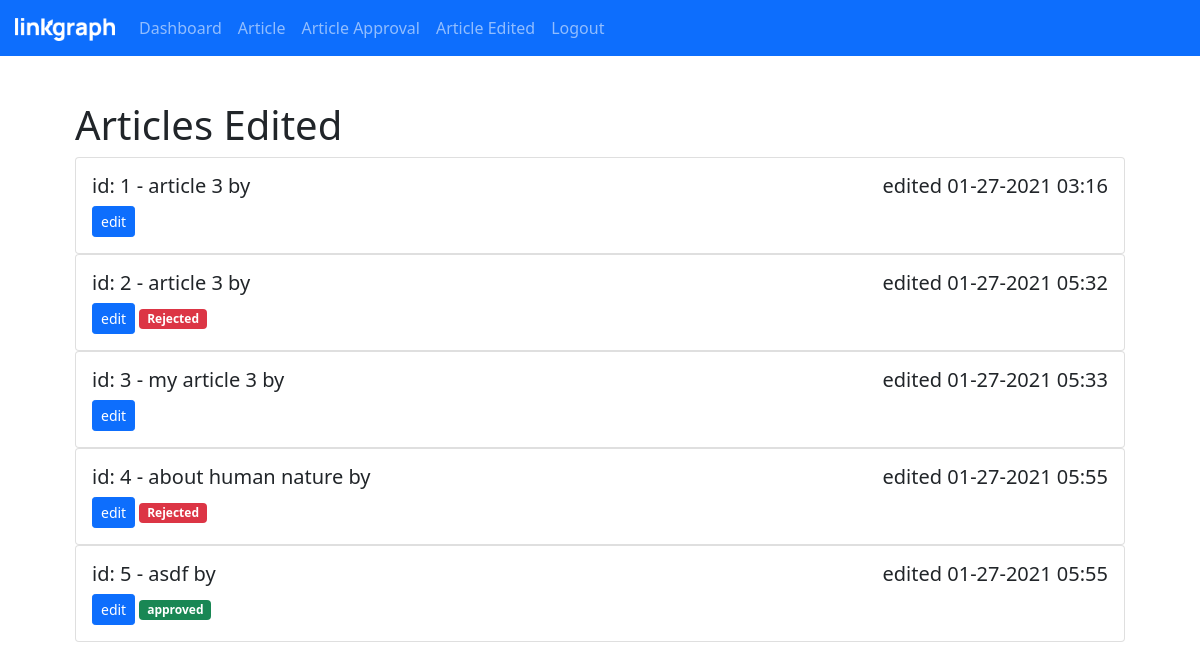
Page /article-edited (signed in) on the earlier database version.
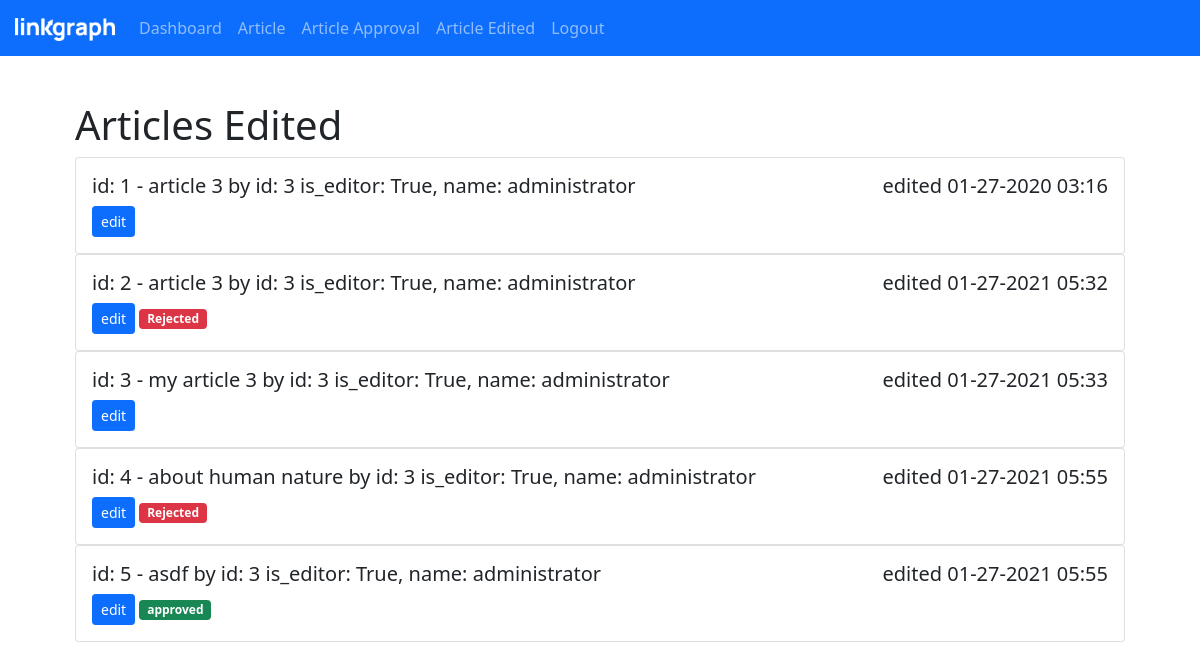
Same page on the later database version.
### blog/models.py (models this page shows, shortened)
class Article(models.Model):
    PENDING = 'PD'
    ACCEPTED = 'ACT'
    REJECTED = 'RJT'
    STATUS_CHOICES = [
        (PENDING, 'Pending'),
        (ACCEPTED, 'Accepted'),
        (REJECTED, 'Rejected'),
    ]
    created_at = models.DateTimeField(auto_now_add=True)
    modified_at = models.DateTimeField(auto_now=True)
    title = models.CharField(max_length=200)
    content = models.TextField()
    status = models.CharField(max_length=20, choices=STATUS_CHOICES,
                              default=PENDING)
    written_by = models.ForeignKey(Writer,
                                   on_delete=models.CASCADE,
                                   related_name='written_by')
    edited_by = models.ForeignKey(Writer, on_delete=models.CASCADE, null=True,
                                  related_name='edited_by')

class Writer(models.Model):
    user = models.OneToOneField(User, on_delete=models.CASCADE)
    is_editor = models.BooleanField(default=False)
    name = models.CharField(max_length=200)
    def __str__(self):
        return f"id: {self.id} is_editor: {self.is_editor}, name: {self.name}"

### blog/views.py (the view)
# urls.py: path('article-edited', views.article_edited, name='article-edited'),
@login_required()
def article_edited(request):
    writer = get_object_or_404(Writer, user=request.user)
    if not writer.is_editor:
        return not_editor(request)
    articles = Article.objects.exclude(status=Article.PENDING)
    return render(request, "blog/article-edited.html",
                  {"articles": articles, "Article": Article})

### blog/templates/blog/article-edited.html (shortened to what this page needs)
{% extends "blog/nav-base.html" %}
{% block title %} Articles Edited {% endblock %}
{% block content %}
  {% for article in articles %}
  <div class="card">
    <div class="card-body">
      <h5 class="card-title">id: {{article.id}} - {{article.title}} by {{article.written_by}}
       <span class="float-right">edited {{article.modified_at|date:'m-d-Y H:i'}} </span>
      </h5>
      <a href="{% url 'article-edit' article.pk %}" class="btn btn-primary btn-sm">edit </a>
      {% if article.status == Article.ACCEPTED %}
        <span class="badge bg-success">approved</span>
      {% elif article.status == Article.REJECTED %}
        <span class="badge bg-danger">Rejected</span>
      {% endif %}
    </div>
  </div>
  {% endfor %}
{% endblock %}

Differences in the rows shown:
changed Article id 1: written_by (not shown) → "id: 3 is_editor: True, name: administrator"; modified_at "01-27-2021 03:16" → "01-27-2020 03:16"
changed Article id 2: written_by (not shown) → "id: 3 is_editor: True, name: administrator"
shown differently, row unchanged: Article "my article 3": written_by (not shown) → "id: 3 is_editor: True, name: administrator"
shown differently, row unchanged: Article "about human nature": written_by (not shown) → "id: 3 is_editor: True, name: administrator"
shown differently, row unchanged: Article "asdf": written_by (not shown) → "id: 3 is_editor: True, name: administrator"
